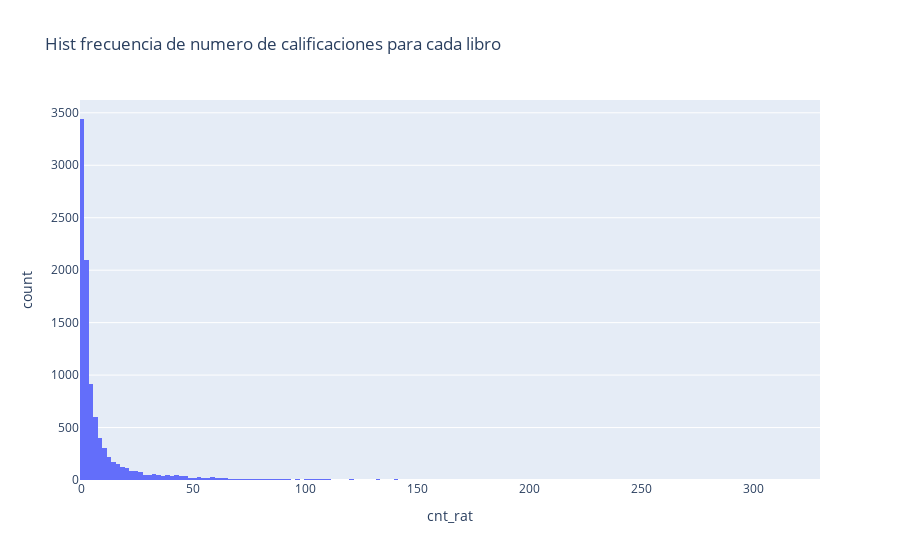

Write notebook code for a chart like this one.
### Code cell
# Se realiza el histograma de frecuencia del número de calificaciones por película
fig  = px.histogram(rating_movies, x= 'cnt_rat', title= 'Hist frecuencia de numero de calificaciones para cada película')
fig.show()

### Figure 1 — Plotly figure (JSON) as saved in the notebook; plotly's stock layout.template omitted (floating-point values rounded to 4 significant figures; data arrays with more than 128 entries replaced by an {"elided": "..."} marker saying what was removed)
{"data": [{"alignmentgroup": "True", "bingroup": "x", "hovertemplate": "cnt_rat=%{x}<br>count=%{y}<extra></extra>", "legendgroup": "", "marker": {"color": "#636efa", "pattern": {"shape": ""}}, "name": "", "offsetgroup": "", "orientation": "v", "showlegend": false, "type": "histogram", "x": {"elided": "9719 int values"}, "xaxis": "x", "yaxis": "y"}], "layout": {"barmode": "relative", "legend": {"tracegroupgap": 0}, "title": {"text": "Hist frecuencia de numero de calificaciones para cada libro"}, "xaxis": {"anchor": "y", "domain": [0, 1], "title": {"text": "cnt_rat"}}, "yaxis": {"anchor": "x", "domain": [0, 1], "title": {"text": "count"}}}}
